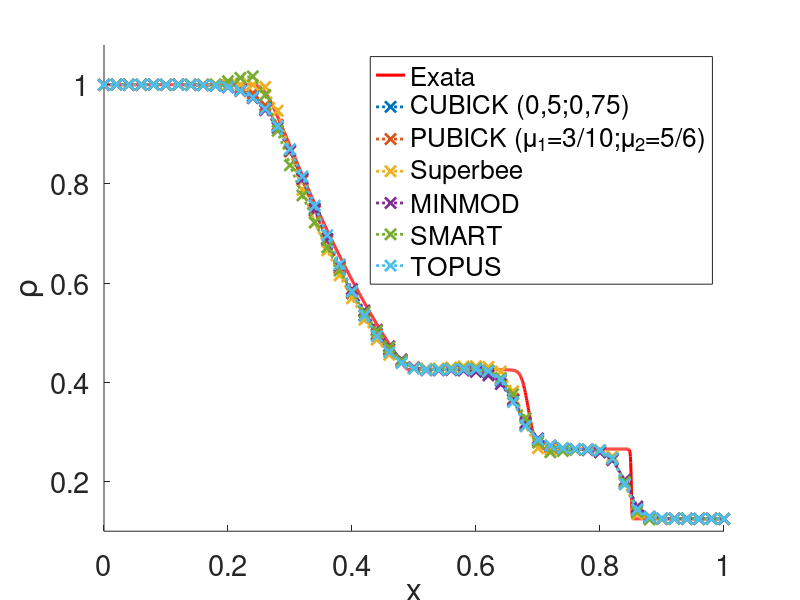

Reproduce this figure in MATLAB.
clear all
close all
clc
%malla=50, cfl=0.6, tf=0.2

load cubick_N50_cfl06_t02.txt
load minmod_N50_cfl06_t02.txt
load pubick_N50_cfl06_t02.txt
load smart_N50_cfl06_t02.txt
load superbee_N50_cfl06_t02.txt
load topus_N50_cfl06_t02.txt

load exata_cfl06.txt

A=cubick_N50_cfl06_t02;
B=pubick_N50_cfl06_t02;
C=superbee_N50_cfl06_t02;
D=minmod_N50_cfl06_t02;
E=smart_N50_cfl06_t02;
F=topus_N50_cfl06_t02;

G=exata_cfl06;

hold on
set(gca, 'FontSize', 21)

plot(G(:,1),G(:,2),'r','LineWidth',2.2)

plot(A(:,1),A(:,2),':x','LineWidth',2,'MarkerSize',8)
plot(B(:,1),B(:,2),':x','LineWidth',2,'MarkerSize',8)
plot(C(:,1),C(:,2),':x','LineWidth',2,'MarkerSize',8)
plot(D(:,1),D(:,2),':x','LineWidth',2,'MarkerSize',8)
plot(E(:,1),E(:,2),':x','LineWidth',2,'MarkerSize',8)
plot(F(:,1),F(:,2),':x','LineWidth',2,'MarkerSize',8)


legend('Exata','CUBICK (0,5;0,75)','PUBICK (\mu_1=3/10;\mu_2=5/6)', ...
    'Superbee','MINMOD','SMART','TOPUS')

xlabel('x') 
ylabel('\rho')

ylim([0.1 1.08]);
